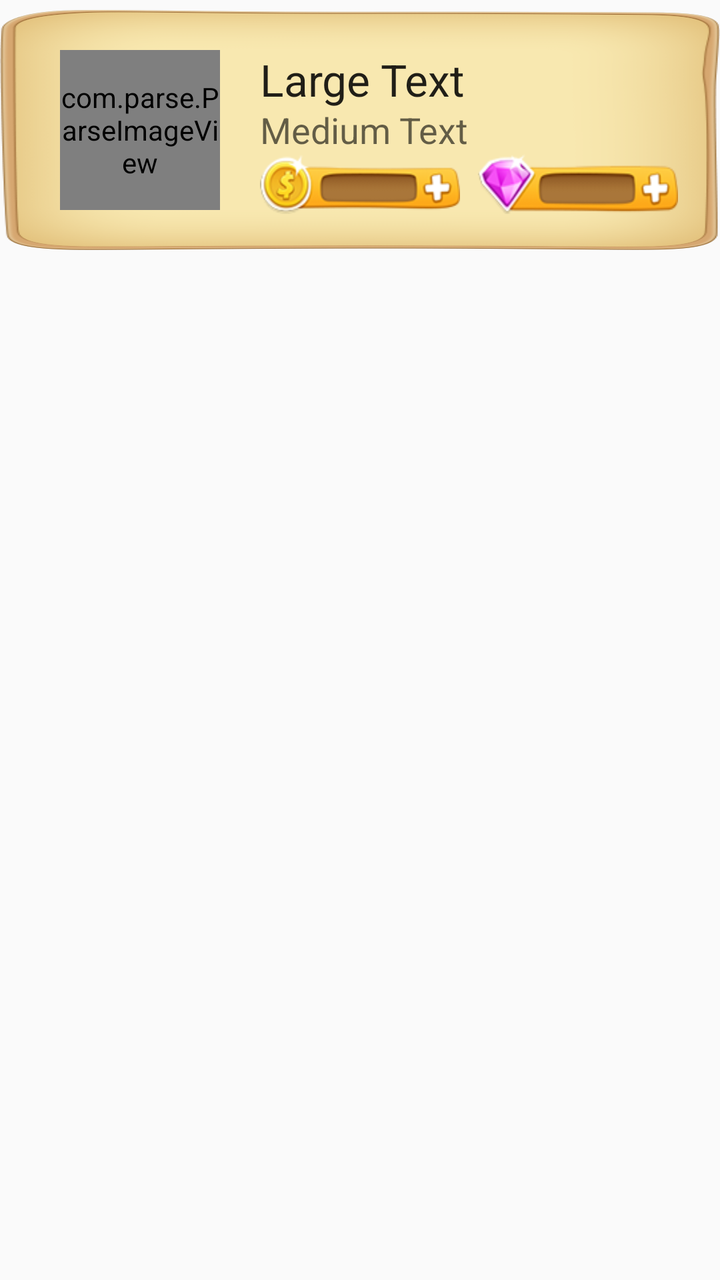
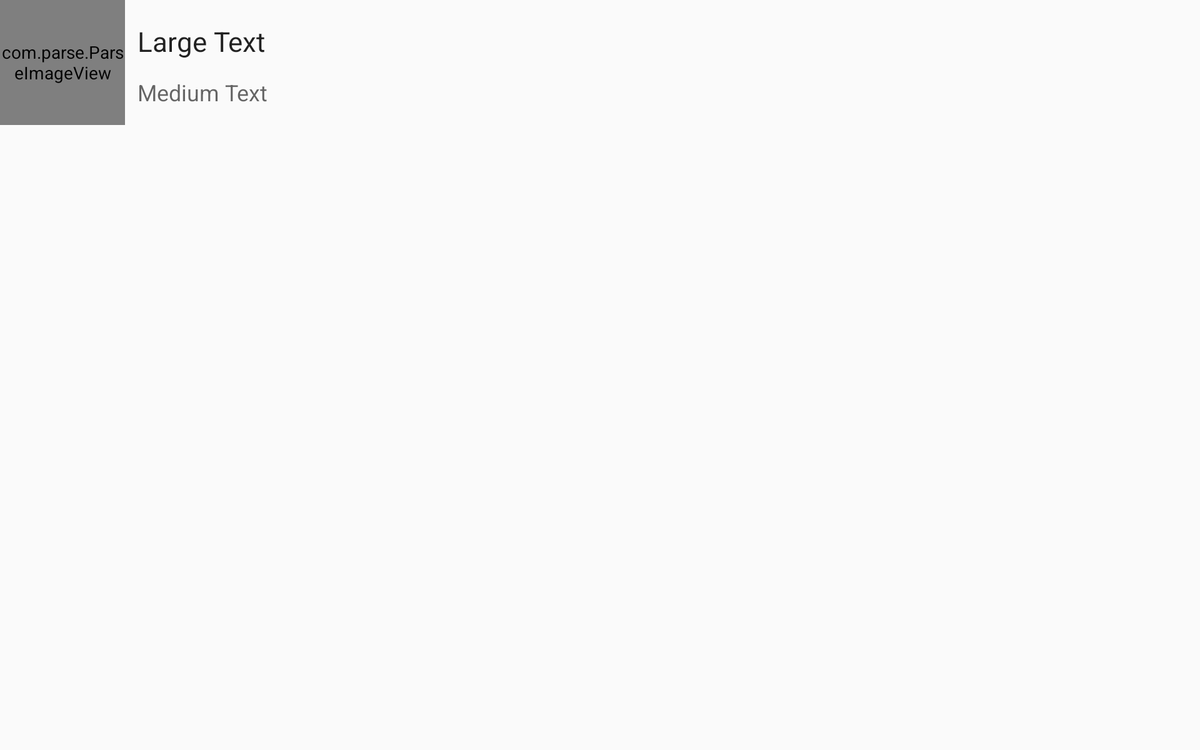

The same Android screen from two of the app's own layout files: first res/layout/ as a phone draws it, then the author's variant for another configuration, drawn on a device whose configuration selects that folder. Both files follow.
<!-- AndroidManifest.xml: application theme AppTheme -->
<!-- res/layout/itemlista.xml -->
<?xml version="1.0" encoding="utf-8"?>
<RelativeLayout xmlns:android="http://schemas.android.com/apk/res/android" android:layout_width="match_parent" android:layout_height="match_parent" >

    <LinearLayout
        android:orientation="horizontal"
        android:layout_width="fill_parent"
        android:layout_height="120dp"
        android:background="@drawable/panel"
        android:layout_marginTop="5dp"
        android:layout_marginBottom="5dp">

        <RelativeLayout
            android:layout_width="fill_parent"
            android:layout_height="fill_parent"
            android:layout_alignBottom="@+id/foto">

            <com.parse.ParseImageView android:id="@+id/foto" android:layout_width="80dp" android:layout_height="80dp" android:adjustViewBounds="true"  android:cropToPadding="true" android:scaleType="center"
                android:layout_marginTop="20dp"
                android:layout_marginLeft="30dp"
                android:layout_marginRight="20dp"
                android:layout_marginBottom="20dp" />

            <TextView
                android:layout_width="wrap_content"
                android:layout_height="wrap_content"
                android:id="@+id/texttop"
                android:textSize="24sp"
                android:layout_above="@+id/imageView2"
                android:layout_toRightOf="@+id/nombre"
                android:layout_toEndOf="@+id/nombre" />

            <TextView android:id="@+id/puntos" android:layout_width="wrap_content" android:layout_height="wrap_content"
                android:text="Medium Text" android:textAppearance="?android:attr/textAppearanceMedium"
                android:layout_centerVertical="true"
                android:layout_toRightOf="@+id/foto"
                android:layout_toEndOf="@+id/foto" />

            <TextView android:id="@+id/nombre" android:layout_width="180dp" android:layout_height="wrap_content"
                android:text="Large Text" android:textAppearance="?android:attr/textAppearanceLarge"
                android:layout_alignTop="@+id/foto"
                android:layout_toRightOf="@+id/foto"
                android:singleLine="true"
                android:maxWidth="180dp" />

            <ImageView
                android:layout_width="100dp"
                android:layout_height="30dp"
                android:id="@+id/imageView"
                android:background="@drawable/monedas"
                android:layout_alignBottom="@+id/imageView2"
                android:layout_centerHorizontal="true" />

            <ImageView
                android:layout_width="100dp"
                android:layout_height="30dp"
                android:id="@+id/imageView2"
                android:background="@drawable/diamantes"
                android:layout_below="@+id/puntos"
                android:layout_toRightOf="@+id/imageView"
                android:layout_toEndOf="@+id/imageView"
                android:layout_marginLeft="9dp" />
        </RelativeLayout>
    </LinearLayout>
</RelativeLayout>
<!-- resources referenced by this layout -->
<resources>
  <!-- drawable diamantes: png bitmap (drawable, 9707 bytes) -->
  <!-- drawable monedas: png bitmap (drawable, 10040 bytes) -->
  <!-- drawable panel: png bitmap (drawable, 48978 bytes) -->
  <style name="AppTheme" parent="Theme.AppCompat.Light.DarkActionBar">
          
      </style>
</resources>
<!-- res/layout-large-land/itemlista.xml (the author's variant of the layout above) -->
<!-- drawn on a 7-inch tablet turned sideways -->
<?xml version="1.0" encoding="utf-8"?>
<RelativeLayout xmlns:android="http://schemas.android.com/apk/res/android" android:layout_width="match_parent" android:layout_height="match_parent" >
    <com.parse.ParseImageView android:id="@+id/foto" android:layout_width="100dp" android:layout_height="100dp" android:adjustViewBounds="true"  android:cropToPadding="true" android:scaleType="center"/>
    <TextView android:id="@+id/nombre" android:layout_width="match_parent" android:layout_height="wrap_content" android:layout_above="@+id/puntos" android:layout_marginBottom="14dp" android:layout_marginLeft="10dp" android:layout_toRightOf="@+id/foto" android:text="Large Text" android:textAppearance="?android:attr/textAppearanceLarge"/>
    <TextView android:id="@+id/puntos" android:layout_width="wrap_content" android:layout_height="wrap_content" android:layout_alignBottom="@+id/foto" android:layout_alignLeft="@+id/nombre" android:layout_alignRight="@+id/nombre" android:layout_marginBottom="14dp" android:text="Medium Text" android:textAppearance="?android:attr/textAppearanceMedium"/>

    <TextView
        android:layout_width="wrap_content"
        android:layout_height="wrap_content"
        android:id="@+id/texttop"
        android:layout_alignBottom="@+id/nombre"
        android:layout_alignRight="@+id/nombre"
        android:layout_alignEnd="@+id/nombre"
        android:layout_marginRight="31dp"
        android:layout_marginEnd="31dp"
        android:textSize="24sp"
        android:layout_marginTop="20dp" />
</RelativeLayout>
<!-- resources referenced by the variant -->
<!-- as a 7-inch tablet turned sideways resolves them -->
<resources>
  <style name="AppTheme" parent="Theme.AppCompat.Light.DarkActionBar">
          
      </style>
</resources>
